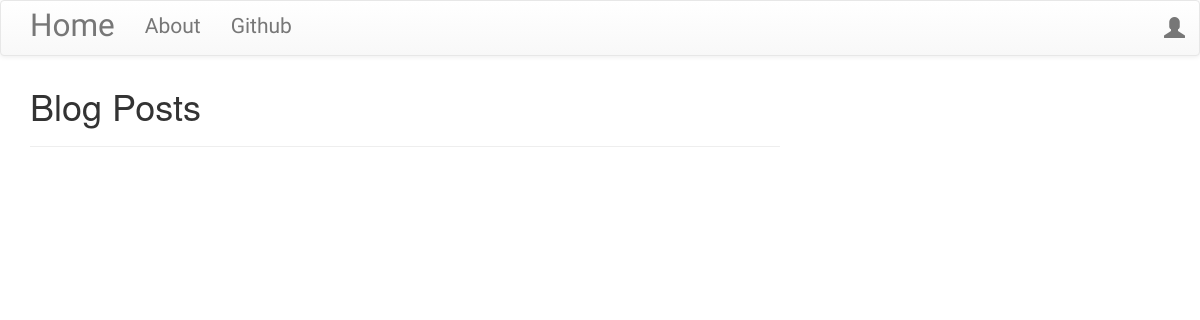
The app's page /, older data.
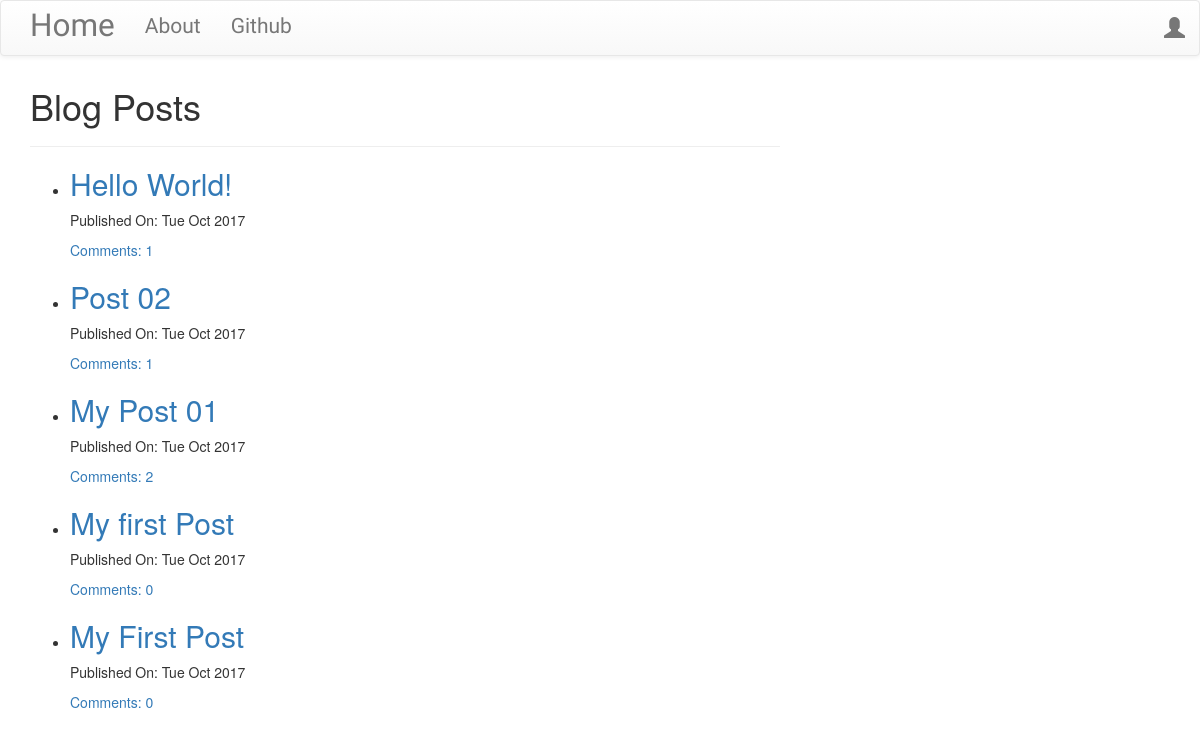
The same page, newer data.
### blog/models.py (models this page shows, shortened)
class Post(models.Model):
    author = models.ForeignKey('auth.User')
    title = models.CharField(max_length=256)
    text = models.TextField()
    created_date = models.DateTimeField(default=timezone.now)
    published_date = models.DateTimeField(blank=True, null=True)

### blog/views.py (the view)
# urls.py: url(r'^$', views.PostListView.as_view(), name='post_list'),
class PostListView(ListView):
    model = Post
    def get_queryset(self):
        return Post.objects.filter(published_date__lte=timezone.now()).order_by('-published_date')

### blog/templates/blog/post_list.html (shortened to what this page needs)
{% extends "blog/base.html" %}
{% block body_block %}
<div class="centerstage">
    <h1>Blog Posts</h1>
    <hr>
    {% for post in post_list %}
        <div class="blogpost">
            <ul>
                <li>
                    <h2 class="loader"><a href="{% url 'post_detail' pk=post.pk %}">{{ post.title }}</a></h2>
                    <div class="date">
                        <p>Published On: {{ post.published_date|date:"D M Y" }}</p>
                    </div>
                    <a href="{% url 'post_detail' pk=post.pk %}">Comments: {{ post.comments.count }}</a>
                </li>
        </div>
    {% endfor %}
</div>
{% endblock body_block %}

### blog/templates/blog/base.html (shortened to what this page needs)
<!DOCTYPE html>
{% load staticfiles %}
<html lang="en">
<head>
    <link rel="stylesheet" href="https://maxcdn.bootstrapcdn.com/bootstrap/3.3.7/css/bootstrap.min.css">
    <link rel="stylesheet" href="https://maxcdn.bootstrapcdn.com/bootstrap/3.3.7/css/bootstrap-theme.min.css">
    <link rel="stylesheet" href="//cdn.jsdelivr.net/npm/medium-editor@latest/dist/css/medium-editor.min.css" type="text/css" media="screen" charset="utf-8">
    <link rel="stylesheet" href="{% static 'css/blog.css' %}">
</head>
<body>
    <nav class="navbar navbar-default techfont custom-nav-bar">
        <div class="container">
            <ul class="nav navbar-nav">
                <li><a class="navbar-brand bigbrand" href="{% url 'post_list' %}">Home</a></li>
                <li><a href="{% url 'about' %}">About</a></li>
                <li><a href="https://github.com">Github</a></li>
            </ul>
            <ul class="nav navbar-nav navbar-right">
                {% if user.is_authenticated %}
                    <li>
                        <a href="{% url 'post_create' %}">New Post</a>
                    </li>
                    <li>
                        <a href="{% url 'post_draft_list' %}">Draft Posts</a>
                    </li>
                     <li>
                        <a href="{% url 'logout' %}">Logout</a>
                    </li>
                    <li>
                        <a>Welcome {{ user.username }}</a>
                    </li>
                {% else %}
                    <li>
                        <a class="nav navbar-right" href="{% url 'login' %}"><span class="glyphicon glyphicon-user"></span></a>
                    </li>
                {% endif %}
            </ul>
         </div>
    </nav>
    <div class="content container">
        <div class="row">
            <div class="col-md-8">
                <div class="blog_posts">
                    {% block body_block %}{% endblock body_block %}
                </div>
            </div>
        </div>
    </div>
</body>
</html>

### blog/static/css/blog.css (style rules this page uses)
.techfont { font-family: 'Russo One', sans-serif; font-size: 1.5em; margin-block-end: 10px; }
.bigbrand { font-size: 1.5em; }
.centerstage { margin-left: auto; margin-right: auto; }
.loader { filter:hue-rotate(0deg); animation:hue 10000ms infinite linear; }

Row changes from the older to the newer data that the page shows:
added Post: title "Hello World!", published_date "Tue Oct 2017", comments.count "1"
added Post: title "Post 02", published_date "Tue Oct 2017", comments.count "1"
added Post: title "My Post 01", published_date "Tue Oct 2017", comments.count "2"
added Post: title "My first Post", published_date "Tue Oct 2017", comments.count "0"
added Post: title "My First Post", published_date "Tue Oct 2017", comments.count "0"
